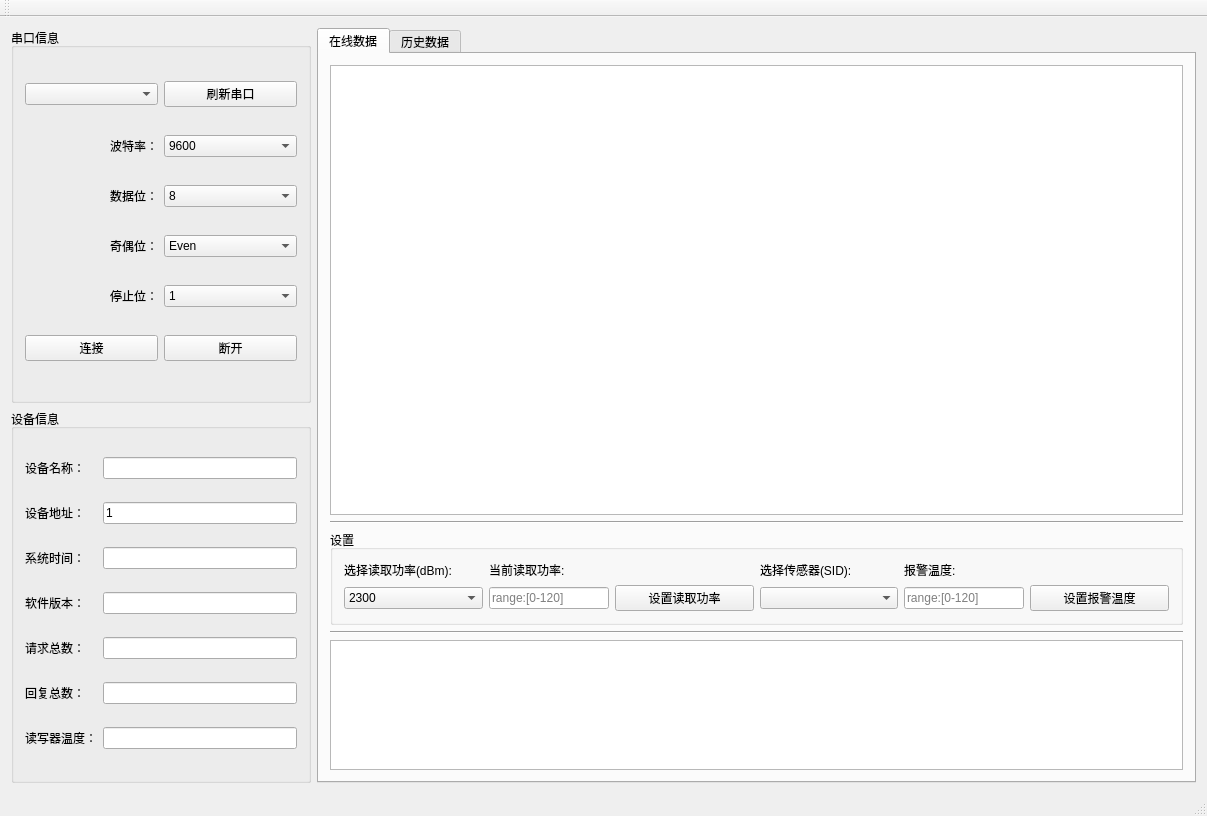
<?xml version="1.0" encoding="UTF-8"?>
<ui version="4.0">
 <class>iTmsTestClass</class>
 <widget class="QMainWindow" name="iTmsTestClass">
  <property name="geometry">
   <rect>
    <x>0</x>
    <y>0</y>
    <width>1207</width>
    <height>816</height>
   </rect>
  </property>
  <property name="windowTitle">
   <string>PTMS Test</string>
  </property>
  <widget class="QWidget" name="centralWidget">
   <layout class="QHBoxLayout" name="horizontalLayout">
    <item>
     <layout class="QVBoxLayout" name="verticalLayout_3">
      <item>
       <widget class="QGroupBox" name="gbxSerial">
        <property name="maximumSize">
         <size>
          <width>300</width>
          <height>16777215</height>
         </size>
        </property>
        <property name="title">
         <string>串口信息</string>
        </property>
        <layout class="QGridLayout" name="gridLayout_2">
         <item row="0" column="0">
          <widget class="QComboBox" name="cbxComm"/>
         </item>
         <item row="0" column="1">
          <widget class="QPushButton" name="btnRefresh">
           <property name="text">
            <string>刷新串口</string>
           </property>
          </widget>
         </item>
         <item row="1" column="0">
          <widget class="QLabel" name="label_4">
           <property name="text">
            <string>波特率：</string>
           </property>
           <property name="alignment">
            <set>Qt::AlignRight|Qt::AlignTrailing|Qt::AlignVCenter</set>
           </property>
          </widget>
         </item>
         <item row="1" column="1">
          <widget class="QComboBox" name="cbxBaudRate">
           <property name="currentIndex">
            <number>0</number>
           </property>
           <item>
            <property name="text">
             <string>9600</string>
            </property>
           </item>
           <item>
            <property name="text">
             <string>19200</string>
            </property>
           </item>
           <item>
            <property name="text">
             <string>38400</string>
            </property>
           </item>
           <item>
            <property name="text">
             <string>115200</string>
            </property>
           </item>
          </widget>
         </item>
         <item row="2" column="0">
          <widget class="QLabel" name="label_5">
           <property name="text">
            <string>数据位：</string>
           </property>
           <property name="alignment">
            <set>Qt::AlignRight|Qt::AlignTrailing|Qt::AlignVCenter</set>
           </property>
          </widget>
         </item>
         <item row="2" column="1">
          <widget class="QComboBox" name="cbxDataBit">
           <property name="currentIndex">
            <number>3</number>
           </property>
           <item>
            <property name="text">
             <string>5</string>
            </property>
           </item>
           <item>
            <property name="text">
             <string>6</string>
            </property>
           </item>
           <item>
            <property name="text">
             <string>7</string>
            </property>
           </item>
           <item>
            <property name="text">
             <string>8</string>
            </property>
           </item>
          </widget>
         </item>
         <item row="3" column="0">
          <widget class="QLabel" name="label_6">
           <property name="text">
            <string>奇偶位：</string>
           </property>
           <property name="alignment">
            <set>Qt::AlignRight|Qt::AlignTrailing|Qt::AlignVCenter</set>
           </property>
          </widget>
         </item>
         <item row="3" column="1">
          <widget class="QComboBox" name="cbxParityBit">
           <property name="currentIndex">
            <number>2</number>
           </property>
           <item>
            <property name="text">
             <string>None</string>
            </property>
           </item>
           <item>
            <property name="text">
             <string>Odd</string>
            </property>
           </item>
           <item>
            <property name="text">
             <string>Even</string>
            </property>
           </item>
          </widget>
         </item>
         <item row="4" column="0">
          <widget class="QLabel" name="label_7">
           <property name="text">
            <string>停止位：</string>
           </property>
           <property name="alignment">
            <set>Qt::AlignRight|Qt::AlignTrailing|Qt::AlignVCenter</set>
           </property>
          </widget>
         </item>
         <item row="4" column="1">
          <widget class="QComboBox" name="cbxStopBit">
           <item>
            <property name="text">
             <string>1</string>
            </property>
           </item>
           <item>
            <property name="text">
             <string>2</string>
            </property>
           </item>
          </widget>
         </item>
         <item row="5" column="0">
          <widget class="QPushButton" name="btnConnect">
           <property name="text">
            <string>连接</string>
           </property>
          </widget>
         </item>
         <item row="5" column="1">
          <widget class="QPushButton" name="btnDisconnect">
           <property name="text">
            <string>断开</string>
           </property>
          </widget>
         </item>
        </layout>
       </widget>
      </item>
      <item>
       <widget class="QGroupBox" name="gbxRdm">
        <property name="maximumSize">
         <size>
          <width>300</width>
          <height>16777215</height>
         </size>
        </property>
        <property name="title">
         <string>设备信息</string>
        </property>
        <layout class="QGridLayout" name="gridLayout">
         <item row="2" column="1">
          <widget class="QLineEdit" name="leRdmTime">
           <property name="readOnly">
            <bool>true</bool>
           </property>
          </widget>
         </item>
         <item row="8" column="1">
          <widget class="QLineEdit" name="leReaderTemp">
           <property name="readOnly">
            <bool>true</bool>
           </property>
          </widget>
         </item>
         <item row="7" column="1">
          <widget class="QLineEdit" name="leReplyCnt">
           <property name="readOnly">
            <bool>true</bool>
           </property>
          </widget>
         </item>
         <item row="0" column="0">
          <widget class="QLabel" name="label">
           <property name="text">
            <string>设备名称：</string>
           </property>
          </widget>
         </item>
         <item row="3" column="1">
          <widget class="QLineEdit" name="leRdmVersion">
           <property name="readOnly">
            <bool>true</bool>
           </property>
          </widget>
         </item>
         <item row="1" column="0">
          <widget class="QLabel" name="label_8">
           <property name="text">
            <string>设备地址：</string>
           </property>
          </widget>
         </item>
         <item row="5" column="0">
          <widget class="QLabel" name="label_12">
           <property name="text">
            <string>请求总数：</string>
           </property>
          </widget>
         </item>
         <item row="7" column="0">
          <widget class="QLabel" name="label_13">
           <property name="text">
            <string>回复总数：</string>
           </property>
          </widget>
         </item>
         <item row="8" column="0">
          <widget class="QLabel" name="label_14">
           <property name="text">
            <string>读写器温度：</string>
           </property>
          </widget>
         </item>
         <item row="2" column="0">
          <widget class="QLabel" name="label_2">
           <property name="text">
            <string>系统时间：</string>
           </property>
          </widget>
         </item>
         <item row="3" column="0">
          <widget class="QLabel" name="label_3">
           <property name="text">
            <string>软件版本：</string>
           </property>
          </widget>
         </item>
         <item row="1" column="1">
          <widget class="QLineEdit" name="leRdmRTUAddr">
           <property name="text">
            <string>1</string>
           </property>
           <property name="readOnly">
            <bool>false</bool>
           </property>
          </widget>
         </item>
         <item row="5" column="1">
          <widget class="QLineEdit" name="leRequestCnt">
           <property name="readOnly">
            <bool>true</bool>
           </property>
          </widget>
         </item>
         <item row="0" column="1">
          <widget class="QLineEdit" name="leRdmName">
           <property name="readOnly">
            <bool>true</bool>
           </property>
          </widget>
         </item>
        </layout>
       </widget>
      </item>
     </layout>
    </item>
    <item>
     <widget class="QTabWidget" name="tabWidget">
      <property name="currentIndex">
       <number>0</number>
      </property>
      <widget class="QWidget" name="tab">
       <attribute name="title">
        <string>在线数据</string>
       </attribute>
       <layout class="QVBoxLayout" name="verticalLayout">
        <item>
         <widget class="QTableView" name="tableViewOnline">
          <property name="minimumSize">
           <size>
            <width>740</width>
            <height>450</height>
           </size>
          </property>
          <attribute name="verticalHeaderVisible">
           <bool>false</bool>
          </attribute>
         </widget>
        </item>
        <item>
         <widget class="Line" name="line">
          <property name="orientation">
           <enum>Qt::Horizontal</enum>
          </property>
         </widget>
        </item>
        <item>
         <widget class="QGroupBox" name="groupBox_2">
          <property name="minimumSize">
           <size>
            <width>740</width>
            <height>0</height>
           </size>
          </property>
          <property name="title">
           <string>设置</string>
          </property>
          <layout class="QGridLayout" name="gridLayout_3">
           <item row="0" column="0">
            <widget class="QLabel" name="label_15">
             <property name="text">
              <string>选择读取功率(dBm):</string>
             </property>
            </widget>
           </item>
           <item row="0" column="1">
            <widget class="QLabel" name="label_11">
             <property name="text">
              <string>当前读取功率:</string>
             </property>
            </widget>
           </item>
           <item row="0" column="3">
            <widget class="QLabel" name="label_10">
             <property name="text">
              <string>选择传感器(SID):</string>
             </property>
            </widget>
           </item>
           <item row="0" column="4">
            <widget class="QLabel" name="label_9">
             <property name="text">
              <string>报警温度:</string>
             </property>
            </widget>
           </item>
           <item row="1" column="0">
            <widget class="QComboBox" name="cbxPower">
             <property name="minimumSize">
              <size>
               <width>100</width>
               <height>0</height>
              </size>
             </property>
             <property name="maximumSize">
              <size>
               <width>16777215</width>
               <height>16777215</height>
              </size>
             </property>
             <item>
              <property name="text">
               <string>2300</string>
              </property>
             </item>
             <item>
              <property name="text">
               <string>3000</string>
              </property>
             </item>
            </widget>
           </item>
           <item row="1" column="1">
            <widget class="QLineEdit" name="lePower">
             <property name="maximumSize">
              <size>
               <width>120</width>
               <height>16777215</height>
              </size>
             </property>
             <property name="readOnly">
              <bool>true</bool>
             </property>
             <property name="placeholderText">
              <string>range:[0-120]</string>
             </property>
            </widget>
           </item>
           <item row="1" column="2">
            <widget class="QPushButton" name="btnSetPower">
             <property name="text">
              <string>设置读取功率</string>
             </property>
            </widget>
           </item>
           <item row="1" column="3">
            <widget class="QComboBox" name="cbxTags"/>
           </item>
           <item row="1" column="4">
            <widget class="QLineEdit" name="leTempMax">
             <property name="maximumSize">
              <size>
               <width>120</width>
               <height>16777215</height>
              </size>
             </property>
             <property name="placeholderText">
              <string>range:[0-120]</string>
             </property>
            </widget>
           </item>
           <item row="1" column="5">
            <widget class="QPushButton" name="btnSetTempMax">
             <property name="text">
              <string>设置报警温度</string>
             </property>
            </widget>
           </item>
          </layout>
         </widget>
        </item>
        <item>
         <widget class="Line" name="line_2">
          <property name="orientation">
           <enum>Qt::Horizontal</enum>
          </property>
         </widget>
        </item>
        <item>
         <widget class="QPlainTextEdit" name="plainTextEdit">
          <property name="readOnly">
           <bool>true</bool>
          </property>
          <property name="textInteractionFlags">
           <set>Qt::NoTextInteraction</set>
          </property>
          <property name="maximumBlockCount">
           <number>100</number>
          </property>
          <property name="centerOnScroll">
           <bool>false</bool>
          </property>
         </widget>
        </item>
       </layout>
      </widget>
      <widget class="QWidget" name="tab_2">
       <attribute name="title">
        <string>历史数据</string>
       </attribute>
       <layout class="QVBoxLayout" name="verticalLayout_2">
        <item>
         <widget class="QTableView" name="tableViewHistory">
          <attribute name="verticalHeaderVisible">
           <bool>false</bool>
          </attribute>
         </widget>
        </item>
        <item>
         <layout class="QHBoxLayout" name="horizontalLayout_2">
          <item>
           <widget class="QPushButton" name="btnRefreshData">
            <property name="enabled">
             <bool>true</bool>
            </property>
            <property name="maximumSize">
             <size>
              <width>120</width>
              <height>16777215</height>
             </size>
            </property>
            <property name="text">
             <string>刷新</string>
            </property>
           </widget>
          </item>
          <item>
           <widget class="QPushButton" name="btnDelete">
            <property name="enabled">
             <bool>false</bool>
            </property>
            <property name="maximumSize">
             <size>
              <width>120</width>
              <height>16777215</height>
             </size>
            </property>
            <property name="text">
             <string>删除</string>
            </property>
           </widget>
          </item>
          <item>
           <widget class="QPushButton" name="btnClear">
            <property name="maximumSize">
             <size>
              <width>120</width>
              <height>16777215</height>
             </size>
            </property>
            <property name="text">
             <string>清空</string>
            </property>
           </widget>
          </item>
         </layout>
        </item>
       </layout>
      </widget>
     </widget>
    </item>
   </layout>
  </widget>
  <widget class="QMenuBar" name="menuBar">
   <property name="geometry">
    <rect>
     <x>0</x>
     <y>0</y>
     <width>1207</width>
     <height>26</height>
    </rect>
   </property>
  </widget>
  <widget class="QToolBar" name="mainToolBar">
   <attribute name="toolBarArea">
    <enum>TopToolBarArea</enum>
   </attribute>
   <attribute name="toolBarBreak">
    <bool>false</bool>
   </attribute>
  </widget>
  <widget class="QStatusBar" name="statusBar"/>
 </widget>
 <layoutdefault spacing="6" margin="11"/>
 <resources>
  <include location="iTmsTest.qrc"/>
 </resources>
 <connections>
  <connection>
   <sender>btnRefresh</sender>
   <signal>clicked()</signal>
   <receiver>iTmsTestClass</receiver>
   <slot>OnRefresh()</slot>
   <hints>
    <hint type="sourcelabel">
     <x>299</x>
     <y>111</y>
    </hint>
    <hint type="destinationlabel">
     <x>421</x>
     <y>194</y>
    </hint>
   </hints>
  </connection>
  <connection>
   <sender>btnConnect</sender>
   <signal>clicked()</signal>
   <receiver>iTmsTestClass</receiver>
   <slot>OnConnect()</slot>
   <hints>
    <hint type="sourcelabel">
     <x>150</x>
     <y>364</y>
    </hint>
    <hint type="destinationlabel">
     <x>349</x>
     <y>364</y>
    </hint>
   </hints>
  </connection>
  <connection>
   <sender>btnDisconnect</sender>
   <signal>clicked()</signal>
   <receiver>iTmsTestClass</receiver>
   <slot>OnDisconnect()</slot>
   <hints>
    <hint type="sourcelabel">
     <x>299</x>
     <y>364</y>
    </hint>
    <hint type="destinationlabel">
     <x>456</x>
     <y>298</y>
    </hint>
   </hints>
  </connection>
  <connection>
   <sender>btnClear</sender>
   <signal>clicked()</signal>
   <receiver>iTmsTestClass</receiver>
   <slot>DB_clearData()</slot>
   <hints>
    <hint type="sourcelabel">
     <x>1107</x>
     <y>784</y>
    </hint>
    <hint type="destinationlabel">
     <x>474</x>
     <y>604</y>
    </hint>
   </hints>
  </connection>
  <connection>
   <sender>btnSetTempMax</sender>
   <signal>clicked()</signal>
   <receiver>iTmsTestClass</receiver>
   <slot>onSetTempLimit()</slot>
   <hints>
    <hint type="sourcelabel">
     <x>1165</x>
     <y>650</y>
    </hint>
    <hint type="destinationlabel">
     <x>501</x>
     <y>474</y>
    </hint>
   </hints>
  </connection>
  <connection>
   <sender>btnDelete</sender>
   <signal>clicked()</signal>
   <receiver>iTmsTestClass</receiver>
   <slot>OnDeleteData()</slot>
   <hints>
    <hint type="sourcelabel">
     <x>934</x>
     <y>784</y>
    </hint>
    <hint type="destinationlabel">
     <x>427</x>
     <y>688</y>
    </hint>
   </hints>
  </connection>
  <connection>
   <sender>btnRefreshData</sender>
   <signal>clicked()</signal>
   <receiver>iTmsTestClass</receiver>
   <slot>OnRefreshData()</slot>
   <hints>
    <hint type="sourcelabel">
     <x>761</x>
     <y>784</y>
    </hint>
    <hint type="destinationlabel">
     <x>511</x>
     <y>732</y>
    </hint>
   </hints>
  </connection>
  <connection>
   <sender>btnSetPower</sender>
   <signal>clicked()</signal>
   <receiver>iTmsTestClass</receiver>
   <slot>OnSetRdPower()</slot>
   <hints>
    <hint type="sourcelabel">
     <x>1101</x>
     <y>754</y>
    </hint>
    <hint type="destinationlabel">
     <x>455</x>
     <y>664</y>
    </hint>
   </hints>
  </connection>
 </connections>
 <slots>
  <slot>OnRefresh()</slot>
  <slot>OnConnect()</slot>
  <slot>OnDisconnect()</slot>
  <slot>DB_clearData()</slot>
  <slot>onSetTempLimit()</slot>
  <slot>OnDeleteData()</slot>
  <slot>OnRefreshData()</slot>
  <slot>OnSetRdPower()</slot>
 </slots>
</ui>
